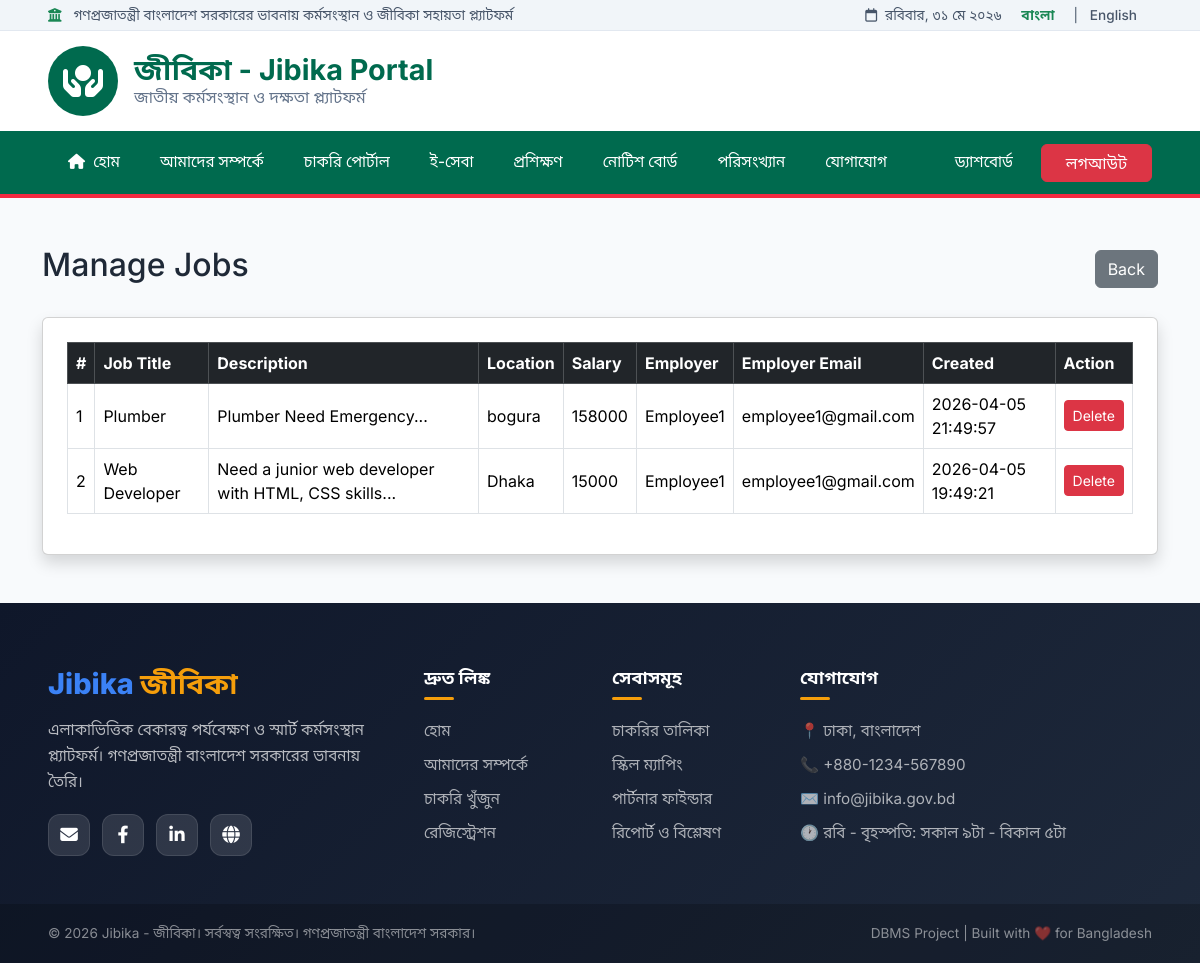
Page /main/admin/jobs.php (signed in) on the committed database.
### tables this page shows
CREATE TABLE `jobs` (
  `job_id` int(11) NOT NULL AUTO_INCREMENT,
  `employer_id` int(11) DEFAULT NULL,
  `title` varchar(150) DEFAULT NULL,
  `description` text DEFAULT NULL,
  `location` varchar(100) DEFAULT NULL,
  `salary` varchar(50) DEFAULT NULL,
  `created_at` timestamp NOT NULL DEFAULT current_timestamp(),
  `district_id` int(11) DEFAULT NULL,
  `upazila_id` int(11) DEFAULT NULL,
  `ward_id` int(11) DEFAULT NULL,
  PRIMARY KEY (`job_id`),
  KEY `fk_jobs_district` (`district_id`),
  KEY `fk_jobs_upazila` (`upazila_id`),
  KEY `fk_jobs_ward` (`ward_id`),
  CONSTRAINT `fk_jobs_district` FOREIGN KEY (`district_id`) REFERENCES `districts` (`district_id`) ON DELETE SET NULL,
  CONSTRAINT `fk_jobs_upazila` FOREIGN KEY (`upazila_id`) REFERENCES `upazilas` (`upazila_id`) ON DELETE SET NULL,
  CONSTRAINT `fk_jobs_ward` FOREIGN KEY (`ward_id`) REFERENCES `wards` (`ward_id`) ON DELETE SET NULL
);

CREATE TABLE `users` (
  `user_id` int(11) NOT NULL AUTO_INCREMENT,
  `full_name` varchar(100) DEFAULT NULL,
  `email` varchar(100) DEFAULT NULL,
  `phone` varchar(20) DEFAULT NULL,
  `password` varchar(255) DEFAULT NULL,
  `role` enum('job_seeker','employer','admin') NOT NULL,
  `created_at` timestamp NOT NULL DEFAULT current_timestamp(),
  PRIMARY KEY (`user_id`),
  UNIQUE KEY `email` (`email`)
);

### main/admin/jobs.php (the view, shortened to what this page needs)
<?php
include('../assets/config/db.php');
$sql = "SELECT jobs.*, users.full_name AS employer_name, users.email AS employer_email
        FROM jobs
        LEFT JOIN users ON jobs.employer_id = users.user_id
        ORDER BY jobs.job_id DESC";
$result = $conn->query($sql);
?>
<?php include('../includes/header.php'); ?>
<?php include('../includes/navbar.php'); ?>
<div class="container py-5">
    <div class="d-flex justify-content-between align-items-center mb-4">
        <h2>Manage Jobs</h2>
        <a href="dashboard.php" class="btn btn-secondary">Back</a>
    </div>
    <div class="card shadow p-4">
        <?php if ($result && $result->num_rows > 0): ?>
            <div class="table-responsive">
                <table class="table table-bordered table-hover align-middle">
                    <thead class="table-dark">
                        <tr>
                            <th>#</th>
                            <th>Job Title</th>
                            <th>Description</th>
                            <th>Location</th>
                            <th>Salary</th>
                            <th>Employer</th>
                            <th>Employer Email</th>
                            <th>Created</th>
                            <th>Action</th>
                        </tr>
                    </thead>
                    <tbody>
                        <?php $count = 1; ?>
                        <?php while ($row = $result->fetch_assoc()): ?>
                            <tr>
                                <td><?php echo $count++; ?></td>
                                <td><?php echo htmlspecialchars($row['title']); ?></td>
                                <td><?php echo htmlspecialchars(substr($row['description'], 0, 80)); ?>...</td>
                                <td><?php echo htmlspecialchars($row['location'] ?? ''); ?></td>
                                <td><?php echo htmlspecialchars($row['salary'] ?? 'Negotiable'); ?></td>
                                <td><?php echo htmlspecialchars($row['employer_name'] ?? 'N/A'); ?></td>
                                <td><?php echo htmlspecialchars($row['employer_email'] ?? 'N/A'); ?></td>
                                <td><?php echo htmlspecialchars($row['created_at'] ?? ''); ?></td>
                                <td>
                                    <a href="jobs.php?delete=<?php echo $row['job_id']; ?>"
                                       class="btn btn-danger btn-sm"
                                       onclick="return confirm('Delete this job?')">
                                       Delete
                                    </a>
                                </td>
                            </tr>
                        <?php endwhile; ?>
                    </tbody>
                </table>
            </div>
        <?php else: ?>
            <div class="alert alert-warning">No jobs found</div>
        <?php endif; ?>
    </div>
</div>
<?php include('../includes/footer.php'); ?>

### main/assets/css/style.css (style rules this page uses)
:root { --primary: #2563EB; --primary-dark: #1E40AF; --primary-light: #3B82F6; --accent: #F59E0B; --red: #dc2626; --gold: #F59E0B; --text: #1F2937; --muted: #6b7280; --bg: #F8FAFC; --shadow: 0 10px 30px -10px rgba(37, 99, 235, .15); --shadow-hover: 0 20px 40px -10px rgba(37, 99, 235, .28); --ease: all .4s cubic-bezier(.16, 1, .3, 1) }
body { font-family: 'Inter', 'Noto Sans Bengali', sans-serif; background: var(--bg); color: var(--text); margin: 0; padding: 0; overflow-x: hidden }

### rows in the picture
jobs: title "Plumber", description "Plumber Need Emergency", location "bogura", salary "158000", users.full_name "Employee1", users.email "employee1@gmail.com", created_at "2026-04-05 21:49:57"
jobs: title "Web Developer", description "Need a junior web developer with HTML, CSS skills", location "Dhaka", salary "15000", users.full_name "Employee1", users.email "employee1@gmail.com", created_at "2026-04-05 19:49:21"

### other values in the picture
$t['gov_text'] "গণপ্রজাতন্ত্রী বাংলাদেশ সরকারের ভাবনায় কর্মসংস্থান ও জীবিকা সহায়তা প্ল্যাটফর্ম"
$t['date'] "রবিবার, ৩১ মে ২০২৬"
$t['gov_subtitle'] "জাতীয় কর্মসংস্থান ও দক্ষতা প্ল্যাটফর্ম"
$t['home'] "হোম"
$t['about'] "আমাদের সম্পর্কে"
$t['job_portal'] "চাকরি পোর্টাল"
$t['eservices'] "ই-সেবা"
$t['trainings'] "প্রশিক্ষণ"
$t['notice'] "নোটিশ বোর্ড"
$t['statistics'] "পরিসংখ্যান"
$t['contact'] "যোগাযোগ"
$t['dashboard'] "ড্যাশবোর্ড"
$t['logout'] "লগআউট"
$ft['desc'] "এলাকাভিত্তিক বেকারত্ব পর্যবেক্ষণ ও স্মার্ট কর্মসংস্থান প্ল্যাটফর্ম। গণপ্রজাতন্ত্রী বাংলাদেশ সরকারের ভাবনায় তৈরি।"
$ft['quick_links'] "দ্রুত লিঙ্ক"
